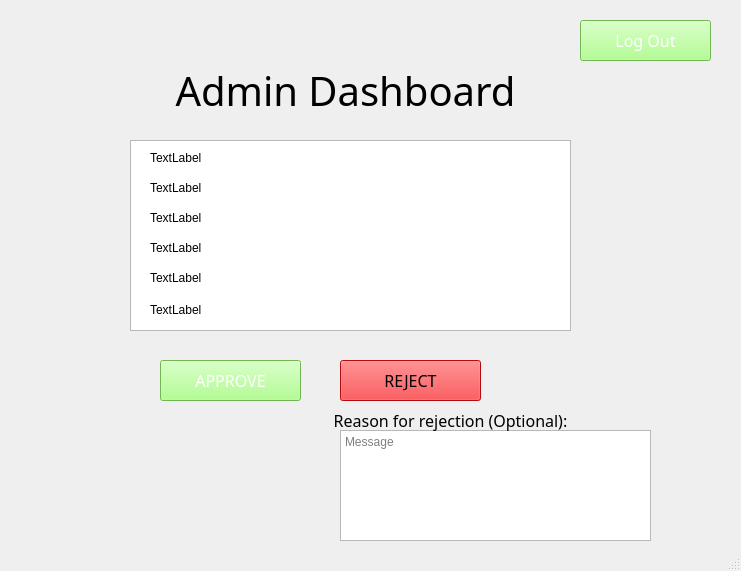
<?xml version="1.0" encoding="UTF-8"?>
<ui version="4.0">
 <class>MainWindow</class>
 <widget class="QMainWindow" name="MainWindow">
  <property name="geometry">
   <rect>
    <x>0</x>
    <y>0</y>
    <width>741</width>
    <height>571</height>
   </rect>
  </property>
  <property name="windowTitle">
   <string>MainWindow</string>
  </property>
  <widget class="QWidget" name="centralwidget">
   <widget class="QLabel" name="Admin_Dashboard">
    <property name="enabled">
     <bool>true</bool>
    </property>
    <property name="geometry">
     <rect>
      <x>130</x>
      <y>60</y>
      <width>431</width>
      <height>61</height>
     </rect>
    </property>
    <property name="sizePolicy">
     <sizepolicy hsizetype="Expanding" vsizetype="Expanding">
      <horstretch>0</horstretch>
      <verstretch>0</verstretch>
     </sizepolicy>
    </property>
    <property name="minimumSize">
     <size>
      <width>371</width>
      <height>40</height>
     </size>
    </property>
    <property name="font">
     <font>
      <family>Yu Gothic UI Semibold</family>
      <pointsize>30</pointsize>
      <weight>7</weight>
      <italic>false</italic>
      <bold>false</bold>
     </font>
    </property>
    <property name="layoutDirection">
     <enum>Qt::LeftToRight</enum>
    </property>
    <property name="autoFillBackground">
     <bool>false</bool>
    </property>
    <property name="styleSheet">
     <string notr="true">
font: 63 30pt &quot;Yu Gothic UI Semibold&quot;;
</string>
    </property>
    <property name="text">
     <string>Admin Dashboard</string>
    </property>
    <property name="alignment">
     <set>Qt::AlignCenter</set>
    </property>
   </widget>
   <widget class="QPushButton" name="Log_out">
    <property name="geometry">
     <rect>
      <x>580</x>
      <y>20</y>
      <width>131</width>
      <height>41</height>
     </rect>
    </property>
    <property name="font">
     <font>
      <family>Bahnschrift SemiLight SemiConde</family>
      <pointsize>12</pointsize>
     </font>
    </property>
    <property name="autoFillBackground">
     <bool>false</bool>
    </property>
    <property name="styleSheet">
     <string notr="true">background-color: #9dff73;
color: #FFFFFF;
</string>
    </property>
    <property name="text">
     <string>Log Out</string>
    </property>
    <property name="autoDefault">
     <bool>false</bool>
    </property>
   </widget>
   <widget class="QTableWidget" name="tableWidget">
    <property name="geometry">
     <rect>
      <x>130</x>
      <y>140</y>
      <width>441</width>
      <height>191</height>
     </rect>
    </property>
   </widget>
   <widget class="QPushButton" name="Reject_Button">
    <property name="geometry">
     <rect>
      <x>340</x>
      <y>360</y>
      <width>141</width>
      <height>41</height>
     </rect>
    </property>
    <property name="font">
     <font>
      <family>Bahnschrift SemiLight SemiConde</family>
      <pointsize>12</pointsize>
     </font>
    </property>
    <property name="autoFillBackground">
     <bool>false</bool>
    </property>
    <property name="styleSheet">
     <string notr="true">background-color: #ff0e12;
color: #FFFFFrgb(255, 0, 0)F;
</string>
    </property>
    <property name="text">
     <string>REJECT</string>
    </property>
    <property name="autoDefault">
     <bool>false</bool>
    </property>
   </widget>
   <widget class="QPushButton" name="Accept_Button">
    <property name="geometry">
     <rect>
      <x>160</x>
      <y>360</y>
      <width>141</width>
      <height>41</height>
     </rect>
    </property>
    <property name="font">
     <font>
      <family>Bahnschrift SemiLight SemiConde</family>
      <pointsize>12</pointsize>
     </font>
    </property>
    <property name="autoFillBackground">
     <bool>false</bool>
    </property>
    <property name="styleSheet">
     <string notr="true">background-color: #9dff73;
color: #FFFFFF;
</string>
    </property>
    <property name="text">
     <string>APPROVE</string>
    </property>
    <property name="autoDefault">
     <bool>false</bool>
    </property>
   </widget>
   <widget class="QLabel" name="label">
    <property name="geometry">
     <rect>
      <x>150</x>
      <y>150</y>
      <width>281</width>
      <height>16</height>
     </rect>
    </property>
    <property name="text">
     <string>TextLabel</string>
    </property>
   </widget>
   <widget class="QLabel" name="label_2">
    <property name="geometry">
     <rect>
      <x>150</x>
      <y>180</y>
      <width>321</width>
      <height>16</height>
     </rect>
    </property>
    <property name="text">
     <string>TextLabel</string>
    </property>
   </widget>
   <widget class="QLabel" name="label_3">
    <property name="geometry">
     <rect>
      <x>150</x>
      <y>210</y>
      <width>331</width>
      <height>16</height>
     </rect>
    </property>
    <property name="text">
     <string>TextLabel</string>
    </property>
   </widget>
   <widget class="QLabel" name="label_4">
    <property name="geometry">
     <rect>
      <x>150</x>
      <y>240</y>
      <width>331</width>
      <height>16</height>
     </rect>
    </property>
    <property name="text">
     <string>TextLabel</string>
    </property>
   </widget>
   <widget class="QLabel" name="label_5">
    <property name="geometry">
     <rect>
      <x>150</x>
      <y>270</y>
      <width>341</width>
      <height>16</height>
     </rect>
    </property>
    <property name="text">
     <string>TextLabel</string>
    </property>
   </widget>
   <widget class="QLabel" name="label_6">
    <property name="geometry">
     <rect>
      <x>150</x>
      <y>300</y>
      <width>341</width>
      <height>20</height>
     </rect>
    </property>
    <property name="text">
     <string>TextLabel</string>
    </property>
   </widget>
   <widget class="QTextEdit" name="Reason">
    <property name="geometry">
     <rect>
      <x>340</x>
      <y>430</y>
      <width>311</width>
      <height>111</height>
     </rect>
    </property>
    <property name="html">
     <string>&lt;!DOCTYPE HTML PUBLIC &quot;-//W3C//DTD HTML 4.0//EN&quot; &quot;http://www.w3.org/TR/REC-html40/strict.dtd&quot;&gt;
&lt;html&gt;&lt;head&gt;&lt;meta name=&quot;qrichtext&quot; content=&quot;1&quot; /&gt;&lt;style type=&quot;text/css&quot;&gt;
p, li { white-space: pre-wrap; }
&lt;/style&gt;&lt;/head&gt;&lt;body style=&quot; font-family:'MS Shell Dlg 2'; font-size:7.8pt; font-weight:400; font-style:normal;&quot;&gt;
&lt;p style=&quot;-qt-paragraph-type:empty; margin-top:0px; margin-bottom:0px; margin-left:0px; margin-right:0px; -qt-block-indent:0; text-indent:0px; font-size:8.25pt;&quot;&gt;&lt;br /&gt;&lt;/p&gt;&lt;/body&gt;&lt;/html&gt;</string>
    </property>
    <property name="placeholderText">
     <string>Message</string>
    </property>
   </widget>
   <widget class="QLabel" name="Admin_Dashboard_2">
    <property name="enabled">
     <bool>true</bool>
    </property>
    <property name="geometry">
     <rect>
      <x>260</x>
      <y>400</y>
      <width>381</width>
      <height>40</height>
     </rect>
    </property>
    <property name="sizePolicy">
     <sizepolicy hsizetype="Expanding" vsizetype="Expanding">
      <horstretch>0</horstretch>
      <verstretch>0</verstretch>
     </sizepolicy>
    </property>
    <property name="font">
     <font>
      <family>Yu Gothic UI Semibold</family>
      <pointsize>12</pointsize>
      <weight>7</weight>
      <italic>false</italic>
      <bold>false</bold>
     </font>
    </property>
    <property name="layoutDirection">
     <enum>Qt::LeftToRight</enum>
    </property>
    <property name="autoFillBackground">
     <bool>false</bool>
    </property>
    <property name="styleSheet">
     <string notr="true">
font: 63 12pt &quot;Yu Gothic UI Semibold&quot;;
</string>
    </property>
    <property name="text">
     <string>Reason for rejection (Optional):</string>
    </property>
    <property name="alignment">
     <set>Qt::AlignCenter</set>
    </property>
   </widget>
  </widget>
  <widget class="QStatusBar" name="statusbar"/>
 </widget>
 <resources/>
 <connections/>
</ui>
